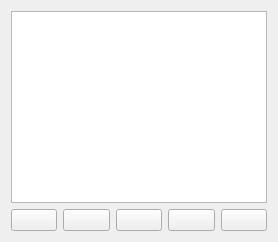
                <widget class="QWidget" name="page_data_base_12">
                 <layout class="QGridLayout" name="gridLayout_70">
                  <item row="0" column="0">
                   <widget class="QTableWidget" name="table_reg_number_11"/>
                  </item>
                  <item row="1" column="0">
                   <layout class="QHBoxLayout" name="horizontalLayout_35">
                    <item>
                     <widget class="QPushButton" name="btn_back_subclass_price_14">
                      <property name="text">
                       <string/>
                      </property>
                      <property name="icon">
                       <iconset resource="../resources/res.qrc">
                        <normaloff>:/icon/icons/arrow-small-left.png</normaloff>:/icon/icons/arrow-small-left.png</iconset>
                      </property>
                      <property name="iconSize">
                       <size>
                        <width>30</width>
                        <height>50</height>
                       </size>
                      </property>
                      <property name="checkable">
                       <bool>true</bool>
                      </property>
                     </widget>
                    </item>
                    <item>
                     <widget class="QPushButton" name="btn_search_subclass_price_14">
                      <property name="text">
                       <string/>
                      </property>
                      <property name="icon">
                       <iconset resource="../resources/res.qrc">
                        <normaloff>:/icon/icons/search.png</normaloff>:/icon/icons/search.png</iconset>
                      </property>
                      <property name="iconSize">
                       <size>
                        <width>30</width>
                        <height>50</height>
                       </size>
                      </property>
                     </widget>
                    </item>
                    <item>
                     <widget class="QPushButton" name="btn_edit_subclass_price_14">
                      <property name="text">
                       <string/>
                      </property>
                      <property name="icon">
                       <iconset resource="../resources/res.qrc">
                        <normaloff>:/icon/icons/pencil.png</normaloff>:/icon/icons/pencil.png</iconset>
                      </property>
                      <property name="iconSize">
                       <size>
                        <width>30</width>
                        <height>50</height>
                       </size>
                      </property>
                     </widget>
                    </item>
                    <item>
                     <widget class="QPushButton" name="btn_insert_subclass_price_14">
                      <property name="text">
                       <string/>
                      </property>
                      <property name="icon">
                       <iconset resource="../resources/res.qrc">
                        <normaloff>:/icon/icons/icons8-plus-24 (2).png</normaloff>:/icon/icons/icons8-plus-24 (2).png</iconset>
                      </property>
                      <property name="iconSize">
                       <size>
                        <width>50</width>
                        <height>50</height>
                       </size>
                      </property>
                     </widget>
                    </item>
                    <item>
                     <widget class="QPushButton" name="btn_delete_subclass_price_14">
                      <property name="text">
                       <string/>
                      </property>
                      <property name="icon">
                       <iconset resource="../resources/res.qrc">
                        <normaloff>:/icon/icons/icons8-trash-50 (1).png</normaloff>:/icon/icons/icons8-trash-50 (1).png</iconset>
                      </property>
                      <property name="iconSize">
                       <size>
                        <width>30</width>
                        <height>50</height>
                       </size>
                      </property>
                     </widget>
                    </item>
                   </layout>
                  </item>
                 </layout>
                </widget>
